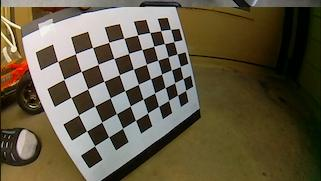
#> input picture fish eye/17.jpg, 321 x 181 px
$ python -i mosaic.py   (imports and definitions only)
#> lines starting #> are read from the running program, lines starting #| are printed output that depends on the picture
#!/usr/bin/env python
# =========================================
# Project: Planar Mosaic Reconstruction
# Author:  N.Fischer
# Date:    2/3/16
# =========================================

import argparse
import os
import sys
import logging
import imutils
import cv2
import csv
import numpy as np
from numpy.linalg import inv
import ordereddict
#from collections import ordereddict


# [1 line not run here, left out]


# images class preps data structure for use by Stitch class
# facilitates being able to handle multiple types of image gathering methods (load from S3, etc.)
class Images:
    # [37 lines left out: functions __init__, loadFromDirectory, not called in this run]

    def getImageAttributes(self, img):
        return (img.shape[1], img.shape[0])

    # [30 lines left out: functions getPoseData, getFilenames, not called in this run]


# stitch class executes keypoint extraction, matching and homography reconstruction to align images
# abstracted out data loading to facilitate easier unit testing, if desired
class Stitch:
    def __init__(self, imagesObj):
        self.logger = logging.getLogger()
        self.images = imagesObj.imageList
        self.poses = imagesObj.poseList
        self.imageWidth = imagesObj.imageWidth
        self.imageHeight = imagesObj.imageHeight
        self.filenames = imagesObj.filenames

    # [223 lines left out: functions rotateImageAndCenter, scaleAndCrop, initScaling, preprocessImages, process, addImage and 3 more, not called in this run]


# [15 lines not run here, left out]

>>> import cv2
>>> picture = cv2.imread('../fish eye/17.jpg', cv2.IMREAD_GRAYSCALE)
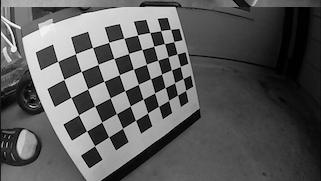
#> picture: shape (181, 321); min 0, max 255, mean 90.5
#> (the run stopped early here; a loop or call above may not have finished)
